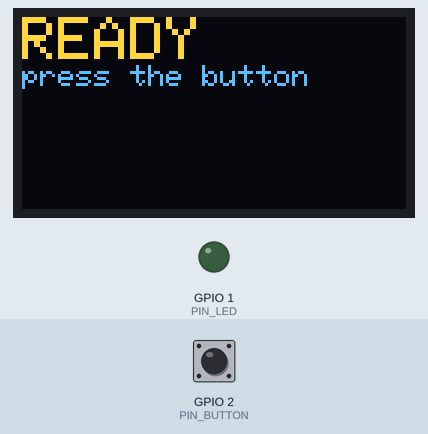
This sketch was run on a simulated Seeed XIAO ESP32-S3. Parts: 128×64 one-colour display, output pins drawn as LEDs (lit = HIGH). The test bench sets the inputs (shaded band); at power-on: GPIO 2 (PIN_BUTTON) HIGH. The OLED is the two-colour kind (top 16 rows yellow); WiFi joins after 1.5 s; servers stay silent unless stated; uploads are accepted with an empty reply; the camera gives no picture; what the sketch prints to the serial monitor is not drawn.

Above: at 3.1 s.
3.2 s: GPIO 2 (PIN_BUTTON) pulled LOW for 0.15 s
At 3.6 s:
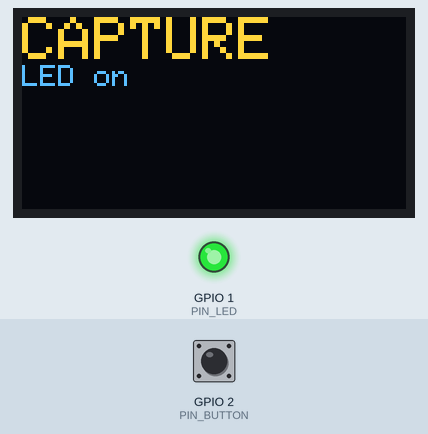
At 4.6 s:
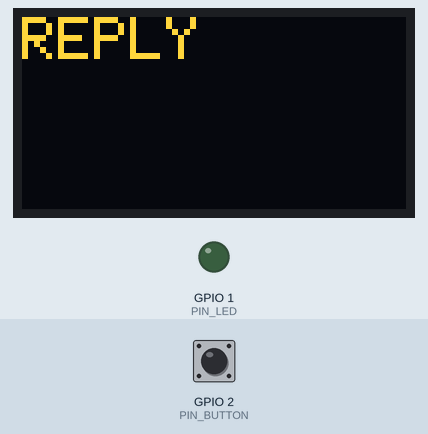
Timing chart, 0 to 6.2 s (numbered marks = the images above; inputs shaded):
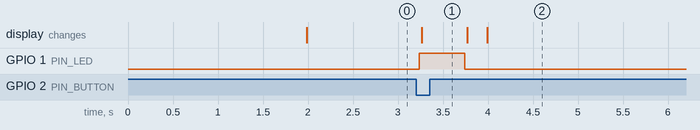

The sketch:

sketch.ino
```cpp
/*
 * Wrist unit for the hallmark reader: Seeed XIAO ESP32S3 Sense (camera board) + OLED + button + white LED.
 * STATUS: PROPOSED. Never run with a camera. (Wokwi can only boot it; it has no camera part.)
 *
 *   button -> LED on -> camera JPEG -> one HTTP POST to the laptop -> show the 3-line text reply on the OLED.
 *
 * The laptop runs `python -m acquisition.server --host 0.0.0.0`. The reply to POST /api/wearable/upload is three text lines:
 *   READ OK | RETAKE | NO MARK  /  transcription or retake hint  /  readability.
 * No OCR, ML, MQTT or other protocol on this board.
 *
 * Pins (XIAO label/GPIO): OLED SDA D4/5, SCL D5/6 | button D1/2 to GND | LED driver D0/1 (1 k -> NPN base).
 * Camera pins are fixed by the Sense board (Seeed wiki). Libraries: Adafruit SSD1306, Adafruit GFX. Arduino board "XIAO_ESP32S3", PSRAM "OPI PSRAM".
 */
#include <WiFi.h>
#include <HTTPClient.h>
#include <Wire.h>
#include <Adafruit_GFX.h>
#include <Adafruit_SSD1306.h>
#include "esp_camera.h"

const char *WIFI_SSID = "Wokwi-GUEST";
const char *WIFI_PASS = "";
const char *SERVER_URL = "http://192.168.1.50:5060/api/wearable/upload";   // the laptop's LAN address

const int PIN_SDA = 5, PIN_SCL = 6, PIN_BUTTON = 2, PIN_LED = 1;
Adafruit_SSD1306 oled(128, 64, &Wire, -1);
bool cameraOk = false;

void show(const String &title, const String &body = "") {
  oled.clearDisplay(); oled.setTextColor(SSD1306_WHITE);
  oled.setTextSize(2); oled.setCursor(0, 0); oled.println(title);
  oled.setTextSize(1); oled.println(body); oled.display();
}

bool initCamera() {
  camera_config_t c = {};
  c.ledc_channel = LEDC_CHANNEL_0; c.ledc_timer = LEDC_TIMER_0;
  c.pin_d0 = 15; c.pin_d1 = 17; c.pin_d2 = 18; c.pin_d3 = 16; c.pin_d4 = 14; c.pin_d5 = 12; c.pin_d6 = 11; c.pin_d7 = 48;
  c.pin_xclk = 10; c.pin_pclk = 13; c.pin_vsync = 38; c.pin_href = 47; c.pin_sccb_sda = 40; c.pin_sccb_scl = 39;
  c.pin_pwdn = -1; c.pin_reset = -1; c.xclk_freq_hz = 20000000;
  c.pixel_format = PIXFORMAT_JPEG; c.frame_size = FRAMESIZE_UXGA; c.jpeg_quality = 10;
  c.fb_count = 1; c.fb_location = CAMERA_FB_IN_PSRAM; c.grab_mode = CAMERA_GRAB_LATEST;
  return esp_camera_init(&c) == ESP_OK;
}

void capture() {
  digitalWrite(PIN_LED, HIGH); show("CAPTURE", "LED on");
  delay(300);                                                  // let exposure settle with the LED on
  for (int i = 0; i < 2; i++) { camera_fb_t *w = esp_camera_fb_get(); if (w) esp_camera_fb_return(w); }
  camera_fb_t *fb = esp_camera_fb_get();
  digitalWrite(PIN_LED, LOW);
  if (!fb) { show("NO IMAGE", "frame grab failed"); return; }
  show("SENDING", "to laptop");
  HTTPClient http; http.setTimeout(20000); http.begin(SERVER_URL); http.addHeader("Content-Type", "image/jpeg");
  int code = http.POST(fb->buf, fb->len);                      // 200 = result in body; 4xx/5xx = one-line error in body
  String reply = code > 0 ? http.getString() : String();
  http.end(); esp_camera_fb_return(fb);
  if (code <= 0) { show("NO LINK", "laptop unreachable"); return; }
  int a = reply.indexOf('\n'), b = reply.indexOf('\n', a + 1);
  if (a < 0 || b < 0) { show("REPLY", reply); return; }
  show(reply.substring(0, a), reply.substring(a + 1, b) + "\n" + reply.substring(b + 1));
}

void setup() {
  Serial.begin(115200);
  pinMode(PIN_BUTTON, INPUT_PULLUP); pinMode(PIN_LED, OUTPUT);
  Wire.begin(PIN_SDA, PIN_SCL); oled.begin(SSD1306_SWITCHCAPVCC, 0x3C);
  cameraOk = initCamera(); Serial.println(cameraOk ? "camera ok" : "camera init failed");
  show("WI-FI", "connecting"); WiFi.begin(WIFI_SSID, WIFI_PASS, 6);
  while (WiFi.status() != WL_CONNECTED) delay(200);
  Serial.println("wifi connected"); show(cameraOk ? "READY" : "NO CAMERA", "press the button");
}

void loop() {
  if (digitalRead(PIN_BUTTON) == LOW) {
    delay(30);
    if (digitalRead(PIN_BUTTON) == LOW) {
      if (cameraOk) capture(); else show("NO CAMERA", "camera init failed");
      while (digitalRead(PIN_BUTTON) == LOW) delay(10);
    }
  }
  delay(10);
}
```

Measured:
- after the input at 3.2 s, GPIO 1 (PIN_LED): LOW → HIGH at once, → LOW 0.51 s later; the display: changes after 0.06 s (image 1)
